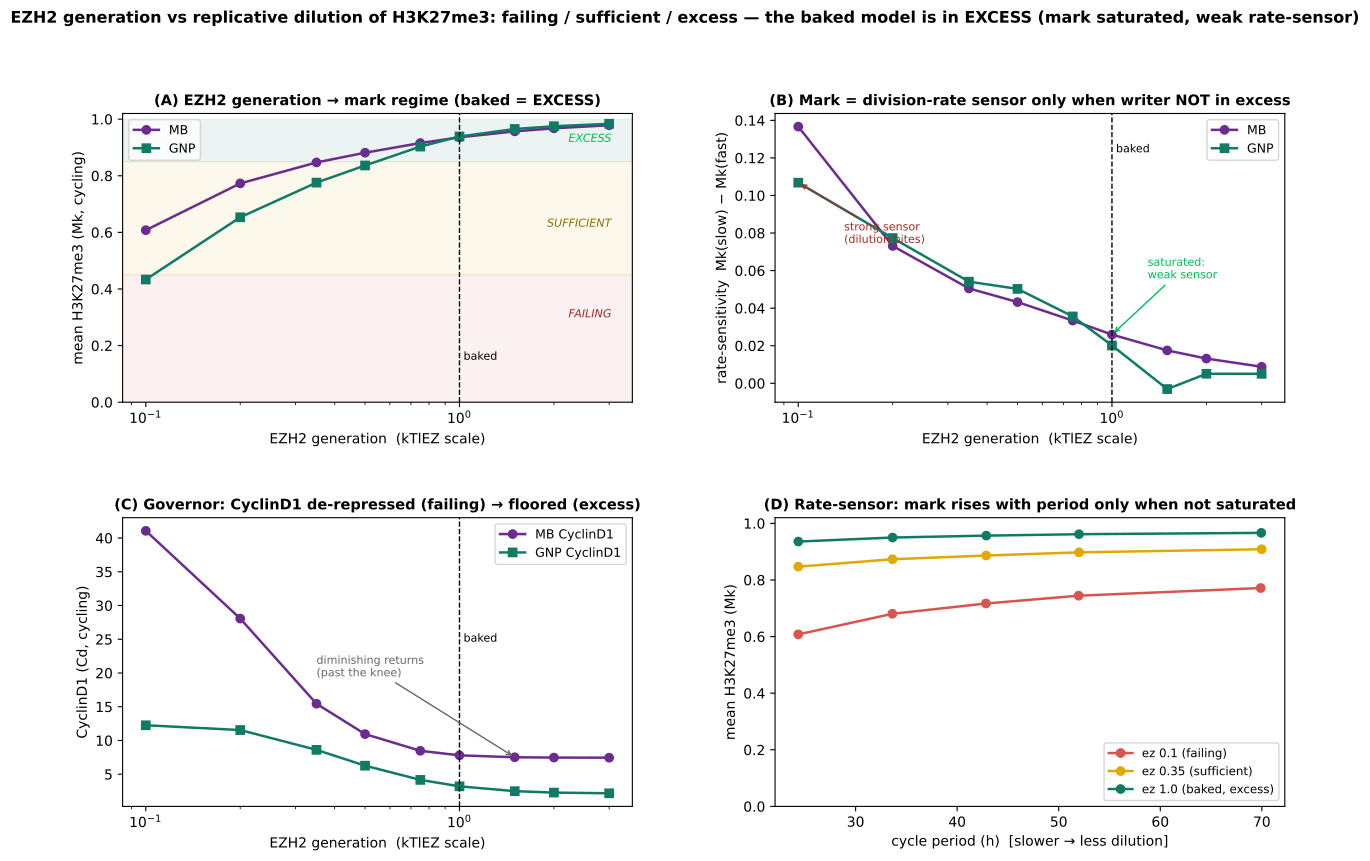

Recreate this plot in Python.
"""EZH2 writer vs replicative-dilution regimes for H3K27me3 (JP 2026-08-09): does EZH2 generation SUFFICE to
compensate dilution, run in EXCESS, or FAIL to keep up? Knob = kTlEZ (EZH2 amount), ez_scale (baked=1.0).
Baked default.

  (A) Mark level vs EZH2 generation -> the three regimes (FAILING: mark eroded; SUFFICIENT: balanced;
      EXCESS: saturated near 1). Baked model (ez=1) sits in EXCESS for both GNP and MB.
  (B) Division-RATE sensitivity of the mark [Mk(slow 4x) - Mk(fast 1x)] vs EZH2 generation: the mark is a
      division-rate SENSOR (speed-limiter) only when the writer is NOT in excess -- strong in failing/
      sufficient, ~0 in excess. This is WHY dilution doesn't move the fate at the baked (excess) setpoint.
  (C) Consequence for the governor: CyclinD1 vs EZH2 generation -- de-repressed when failing, floored in
      excess (diminishing returns; the baked model is past the useful-repression knee).
  (D) The rate-sensor curves: Mk vs cycle period (set by CDKI) for failing / sufficient / excess -- steep
      (dilution bites) vs flat (saturated).

Run:  ./venv/bin/python simulations/fig_v44_ezh2_dilution_regimes.py   (~20 min)
"""
import sys, os
sys.path.insert(0, os.path.dirname(os.path.dirname(os.path.abspath(__file__))))
import numpy as np, tellurium as te
import matplotlib; matplotlib.use('Agg')
import matplotlib.pyplot as plt
from matplotlib.gridspec import GridSpec
from src.build_model_v44_heldt import build_model_v44

KTLEZ0 = 0.015098862630302894
C_MB = '#6a2c8f'; C_GNP = '#117a65'; C_MK = '#7a5aa6'
plt.rcParams.update({'font.size': 10, 'axes.titlesize': 10.5, 'axes.labelsize': 10, 'axes.titleweight': 'bold'})


def build(ez):
    rr = te.loada(build_model_v44(params={'kTlEZ': KTLEZ0 * ez}))
    rr.integrator.setValue('relative_tolerance', 1e-7); rr.integrator.setValue('absolute_tolerance', 1e-9)
    rr.integrator.setValue('maximum_num_steps', 12000000)
    return rr


def measure(rr, cell, cdki=1.0, T=42000):
    if cell == 'GNP':
        rr['SHH'] = 0.5; rr['Ptch1_copy_number'] = 1.0; p18, p19 = 0.464, 0.36
    else:
        rr['SHH'] = 0.5; rr['Ptch1_copy_number'] = 0.3; p18, p19 = 1.73, 0.58
        try: rr['Cd2_expr'] = rr['CD2_EXPR_MB']
        except Exception: pass
    ks = rr['kSyP21']; rr['p18'] = p18 * cdki; rr['p19'] = p19 * cdki; rr['kSyP21'] = ks * cdki
    rr.reset(); r = rr.simulate(0, T, T // 10, selections=['time', 'Dna', 'Mk', 'Cd'])
    rr['kSyP21'] = ks; mm = r['time'] >= T * 0.6
    dd = r['time'][np.where((r['Dna'][:-1] > 0.9) & (r['Dna'][1:] < 0.1))[0]]
    per = float(np.mean(np.diff(dd)) / 60) if len(dd) >= 2 else np.nan
    return float(r['Mk'][mm].mean()), float(r['Cd'][mm].mean()), per


ez_grid = [0.1, 0.2, 0.35, 0.5, 0.75, 1.0, 1.5, 2.0, 3.0]
data = {c: {'Mk1': [], 'Mk4': [], 'Cd': []} for c in ('MB', 'GNP')}
for c in ('MB', 'GNP'):
    for ez in ez_grid:
        m1, cd1, _ = measure(build(ez), c, 1.0)
        m4, _, _ = measure(build(ez), c, 4.0)
        data[c]['Mk1'].append(m1); data[c]['Mk4'].append(m4); data[c]['Cd'].append(cd1)

fig = plt.figure(figsize=(15, 9)); gs = GridSpec(2, 2, figure=fig, hspace=0.40, wspace=0.28)

# (A) mark level vs EZH2 generation -> regimes
axA = fig.add_subplot(gs[0, 0])
axA.axhspan(0, 0.45, color='#d9534f', alpha=0.08); axA.axhspan(0.45, 0.85, color='#e0a800', alpha=0.08)
axA.axhspan(0.85, 1.0, color='#117a65', alpha=0.08)
axA.text(3.05, 0.30, 'FAILING', color='#a02c24', fontsize=8, ha='right', style='italic')
axA.text(3.05, 0.62, 'SUFFICIENT', color='#8a6d00', fontsize=8, ha='right', style='italic')
axA.text(3.05, 0.92, 'EXCESS', color='#0b5', fontsize=8, ha='right', style='italic')
axA.plot(ez_grid, data['MB']['Mk1'], 'o-', color=C_MB, lw=1.8, label='MB')
axA.plot(ez_grid, data['GNP']['Mk1'], 's-', color=C_GNP, lw=1.8, label='GNP')
axA.axvline(1.0, color='k', ls='--', lw=1); axA.text(1.03, 0.15, 'baked', fontsize=8)
axA.set_xscale('log'); axA.set_xlabel('EZH2 generation  (kTlEZ scale)'); axA.set_ylabel('mean H3K27me3 (Mk, cycling)')
axA.set_ylim(0, 1.02); axA.set_title('(A) EZH2 generation → mark regime (baked = EXCESS)'); axA.legend(fontsize=9)

# (B) division-rate sensitivity (speed-limiter) vs EZH2 generation
axB = fig.add_subplot(gs[0, 1])
rs_mb = np.array(data['MB']['Mk4']) - np.array(data['MB']['Mk1'])
rs_gnp = np.array(data['GNP']['Mk4']) - np.array(data['GNP']['Mk1'])
axB.plot(ez_grid, rs_mb, 'o-', color=C_MB, lw=1.8, label='MB')
axB.plot(ez_grid, rs_gnp, 's-', color=C_GNP, lw=1.8, label='GNP')
axB.axvline(1.0, color='k', ls='--', lw=1); axB.text(1.03, max(rs_gnp.max(), rs_mb.max())*0.9, 'baked', fontsize=8)
axB.set_xscale('log'); axB.set_xlabel('EZH2 generation  (kTlEZ scale)')
axB.set_ylabel('rate-sensitivity  Mk(slow) − Mk(fast)')
axB.set_title('(B) Mark = division-rate sensor only when writer NOT in excess')
axB.legend(fontsize=9)
axB.annotate('strong sensor\n(dilution bites)', (0.1, rs_gnp[0]), (0.14, rs_gnp[0]*0.7), fontsize=8,
             color='#a02c24', arrowprops=dict(arrowstyle='->', color='#a02c24'))
axB.annotate('saturated:\nweak sensor', (1.0, rs_mb[5]), (1.3, rs_mb[5]+0.03), fontsize=8, color='#0b5',
             arrowprops=dict(arrowstyle='->', color='#0b5'))

# (C) governor strength: CyclinD1 vs EZH2 generation
axC = fig.add_subplot(gs[1, 0])
axC.plot(ez_grid, data['MB']['Cd'], 'o-', color=C_MB, lw=1.8, label='MB CyclinD1')
axC.plot(ez_grid, data['GNP']['Cd'], 's-', color=C_GNP, lw=1.8, label='GNP CyclinD1')
axC.axvline(1.0, color='k', ls='--', lw=1); axC.text(1.03, max(data['MB']['Cd'])*0.6, 'baked', fontsize=8)
axC.set_xscale('log'); axC.set_xlabel('EZH2 generation  (kTlEZ scale)'); axC.set_ylabel('CyclinD1 (Cd, cycling)')
axC.set_title('(C) Governor: CyclinD1 de-repressed (failing) → floored (excess)')
axC.legend(fontsize=9)
axC.annotate('diminishing returns\n(past the knee)', (1.5, data['MB']['Cd'][6]), (0.35, data['MB']['Cd'][6]+12),
             fontsize=8, color='#666', arrowprops=dict(arrowstyle='->', color='#666'))

# (D) rate-sensor curves: Mk vs period for failing/sufficient/excess (MB, vary CDKI)
axD = fig.add_subplot(gs[1, 1])
for ez, col, lab in [(0.1, '#d9534f', 'ez 0.1 (failing)'), (0.35, '#e0a800', 'ez 0.35 (sufficient)'),
                     (1.0, '#117a65', 'ez 1.0 (baked, excess)')]:
    pers, mks = [], []
    for ck in (1, 2, 3, 4, 6):
        mk, _, per = measure(build(ez), 'MB', ck)
        if per == per: pers.append(per); mks.append(mk)
    axD.plot(pers, mks, 'o-', color=col, lw=1.8, ms=6, label=lab)
axD.set_xlabel('cycle period (h)  [slower → less dilution]'); axD.set_ylabel('mean H3K27me3 (Mk)')
axD.set_ylim(0, 1.02); axD.set_title('(D) Rate-sensor: mark rises with period only when not saturated')
axD.legend(fontsize=8.5, loc='lower right')

fig.suptitle('EZH2 generation vs replicative dilution of H3K27me3: failing / sufficient / excess — '
             'the baked model is in EXCESS (mark saturated, weak rate-sensor)', fontsize=11.5, fontweight='bold', y=0.995)
out = os.path.join(os.path.dirname(os.path.abspath(__file__)), 'fig_v44_ezh2_dilution_regimes')
fig.savefig(out + '.png', dpi=140, bbox_inches='tight'); fig.savefig(out + '.pdf', bbox_inches='tight')
print('wrote', out + '.png/.pdf')
